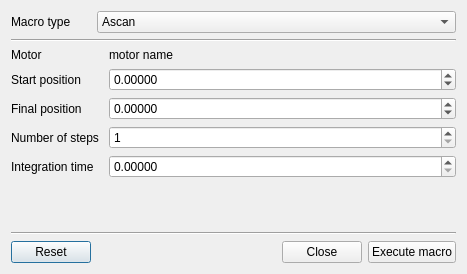
<?xml version="1.0" encoding="UTF-8"?>
<ui version="4.0">
 <class>Dialog</class>
 <widget class="QDialog" name="Dialog">
  <property name="geometry">
   <rect>
    <x>0</x>
    <y>0</y>
    <width>467</width>
    <height>274</height>
   </rect>
  </property>
  <property name="windowTitle">
   <string>Sardana motor macro executor</string>
  </property>
  <layout class="QGridLayout" name="gridLayout">
   <item row="0" column="0">
    <widget class="QLabel" name="label">
     <property name="text">
      <string>Macro type</string>
     </property>
    </widget>
   </item>
   <item row="0" column="1">
    <widget class="QComboBox" name="comboBox">
     <item>
      <property name="text">
       <string>Ascan</string>
      </property>
     </item>
    </widget>
   </item>
   <item row="1" column="0" colspan="2">
    <widget class="Line" name="line">
     <property name="orientation">
      <enum>Qt::Horizontal</enum>
     </property>
    </widget>
   </item>
   <item row="2" column="0" colspan="2">
    <widget class="QStackedWidget" name="stackedWidget">
     <widget class="QWidget" name="page_3">
      <layout class="QFormLayout" name="formLayout_3">
       <property name="fieldGrowthPolicy">
        <enum>QFormLayout::AllNonFixedFieldsGrow</enum>
       </property>
       <property name="horizontalSpacing">
        <number>10</number>
       </property>
       <property name="leftMargin">
        <number>0</number>
       </property>
       <property name="topMargin">
        <number>0</number>
       </property>
       <property name="rightMargin">
        <number>0</number>
       </property>
       <item row="1" column="0">
        <widget class="QLabel" name="label_8">
         <property name="text">
          <string>Start position</string>
         </property>
        </widget>
       </item>
       <item row="1" column="1">
        <widget class="QDoubleSpinBox" name="macro_value_from">
         <property name="decimals">
          <number>5</number>
         </property>
         <property name="minimum">
          <double>-99999.000000000000000</double>
         </property>
         <property name="maximum">
          <double>99999.000000000000000</double>
         </property>
        </widget>
       </item>
       <item row="2" column="0">
        <widget class="QLabel" name="label_9">
         <property name="text">
          <string>Final position</string>
         </property>
        </widget>
       </item>
       <item row="2" column="1">
        <widget class="QDoubleSpinBox" name="macro_value_to">
         <property name="decimals">
          <number>5</number>
         </property>
         <property name="minimum">
          <double>-99999.000000000000000</double>
         </property>
         <property name="maximum">
          <double>99999.000000000000000</double>
         </property>
        </widget>
       </item>
       <item row="3" column="0">
        <widget class="QLabel" name="label_10">
         <property name="text">
          <string>Number of steps</string>
         </property>
        </widget>
       </item>
       <item row="3" column="1">
        <widget class="QSpinBox" name="macro_steps">
         <property name="minimum">
          <number>1</number>
         </property>
         <property name="maximum">
          <number>9999999</number>
         </property>
        </widget>
       </item>
       <item row="4" column="0">
        <widget class="QLabel" name="label_11">
         <property name="styleSheet">
          <string notr="true">m</string>
         </property>
         <property name="text">
          <string>Integration time</string>
         </property>
        </widget>
       </item>
       <item row="4" column="1">
        <widget class="QDoubleSpinBox" name="macro_integration_time">
         <property name="decimals">
          <number>5</number>
         </property>
         <property name="minimum">
          <double>0.000000000000000</double>
         </property>
         <property name="maximum">
          <double>99999.000000000000000</double>
         </property>
        </widget>
       </item>
       <item row="0" column="0">
        <widget class="QLabel" name="label_7">
         <property name="text">
          <string>Motor</string>
         </property>
        </widget>
       </item>
       <item row="0" column="1">
        <widget class="QLabel" name="label_motor_name">
         <property name="text">
          <string>motor name</string>
         </property>
        </widget>
       </item>
      </layout>
     </widget>
     <widget class="QWidget" name="page_4"/>
    </widget>
   </item>
   <item row="3" column="0" colspan="2">
    <widget class="Line" name="line_2">
     <property name="orientation">
      <enum>Qt::Horizontal</enum>
     </property>
    </widget>
   </item>
   <item row="4" column="0">
    <widget class="QPushButton" name="pushButton_3">
     <property name="sizePolicy">
      <sizepolicy hsizetype="Fixed" vsizetype="Fixed">
       <horstretch>0</horstretch>
       <verstretch>0</verstretch>
      </sizepolicy>
     </property>
     <property name="text">
      <string>Reset</string>
     </property>
    </widget>
   </item>
   <item row="4" column="1">
    <layout class="QHBoxLayout" name="horizontalLayout_4">
     <item>
      <spacer name="horizontalSpacer_2">
       <property name="orientation">
        <enum>Qt::Horizontal</enum>
       </property>
       <property name="sizeHint" stdset="0">
        <size>
         <width>40</width>
         <height>20</height>
        </size>
       </property>
      </spacer>
     </item>
     <item>
      <widget class="QPushButton" name="pushButton_4">
       <property name="text">
        <string>Close</string>
       </property>
      </widget>
     </item>
     <item>
      <widget class="QPushButton" name="pushButton_5">
       <property name="sizePolicy">
        <sizepolicy hsizetype="Fixed" vsizetype="Fixed">
         <horstretch>0</horstretch>
         <verstretch>0</verstretch>
        </sizepolicy>
       </property>
       <property name="text">
        <string>Execute macro</string>
       </property>
      </widget>
     </item>
    </layout>
   </item>
  </layout>
 </widget>
 <resources/>
 <connections>
  <connection>
   <sender>pushButton_4</sender>
   <signal>clicked()</signal>
   <receiver>Dialog</receiver>
   <slot>close()</slot>
   <hints>
    <hint type="sourcelabel">
     <x>335</x>
     <y>263</y>
    </hint>
    <hint type="destinationlabel">
     <x>221</x>
     <y>272</y>
    </hint>
   </hints>
  </connection>
  <connection>
   <sender>pushButton_3</sender>
   <signal>clicked()</signal>
   <receiver>macro_integration_time</receiver>
   <slot>clear()</slot>
   <hints>
    <hint type="sourcelabel">
     <x>78</x>
     <y>248</y>
    </hint>
    <hint type="destinationlabel">
     <x>137</x>
     <y>197</y>
    </hint>
   </hints>
  </connection>
  <connection>
   <sender>pushButton_3</sender>
   <signal>clicked()</signal>
   <receiver>macro_steps</receiver>
   <slot>clear()</slot>
   <hints>
    <hint type="sourcelabel">
     <x>43</x>
     <y>248</y>
    </hint>
    <hint type="destinationlabel">
     <x>169</x>
     <y>159</y>
    </hint>
   </hints>
  </connection>
  <connection>
   <sender>pushButton_3</sender>
   <signal>clicked()</signal>
   <receiver>macro_value_to</receiver>
   <slot>clear()</slot>
   <hints>
    <hint type="sourcelabel">
     <x>19</x>
     <y>251</y>
    </hint>
    <hint type="destinationlabel">
     <x>151</x>
     <y>133</y>
    </hint>
   </hints>
  </connection>
  <connection>
   <sender>pushButton_3</sender>
   <signal>clicked()</signal>
   <receiver>macro_value_from</receiver>
   <slot>clear()</slot>
   <hints>
    <hint type="sourcelabel">
     <x>54</x>
     <y>255</y>
    </hint>
    <hint type="destinationlabel">
     <x>257</x>
     <y>100</y>
    </hint>
   </hints>
  </connection>
  <connection>
   <sender>pushButton_5</sender>
   <signal>clicked()</signal>
   <receiver>Dialog</receiver>
   <slot>action_execute_macro()</slot>
   <hints>
    <hint type="sourcelabel">
     <x>410</x>
     <y>245</y>
    </hint>
    <hint type="destinationlabel">
     <x>440</x>
     <y>272</y>
    </hint>
   </hints>
  </connection>
 </connections>
 <slots>
  <slot>action_execute_macro()</slot>
 </slots>
</ui>
